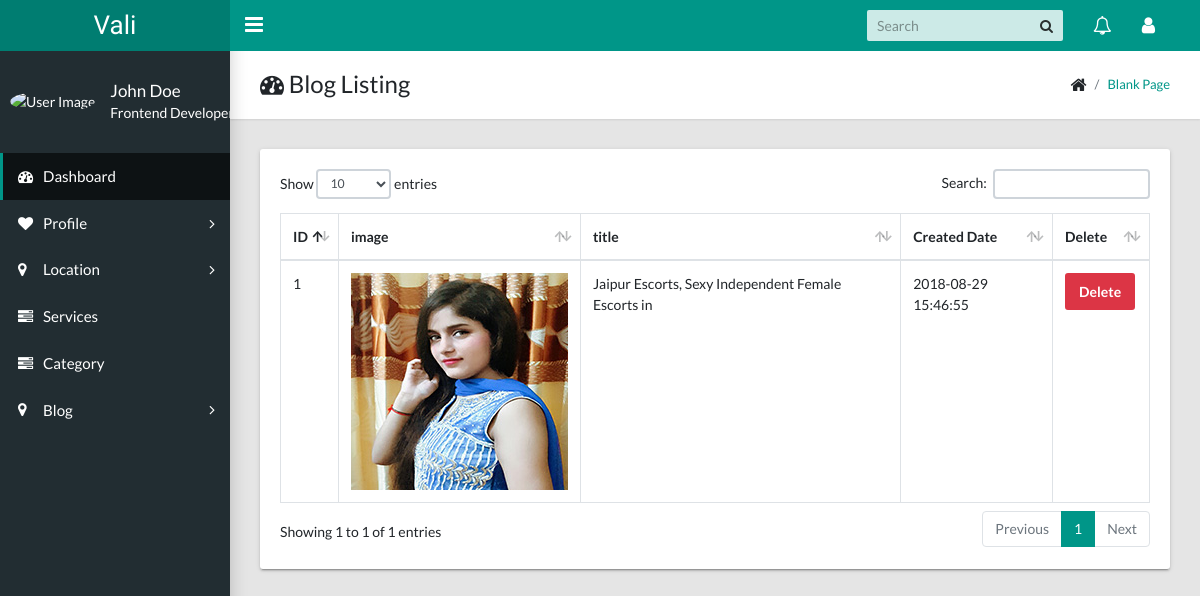
Screenshot of /admin/index.php/blog/blog_list with the database file from the repository.
### tables this page shows
CREATE TABLE `blog` (
  `id` int(11) NOT NULL,
  `title` varchar(255) NOT NULL,
  `meta_description` varchar(255) NOT NULL,
  `meta_title` varchar(255) NOT NULL,
  `image` varchar(255) NOT NULL,
  `description` text NOT NULL,
  `created_date` datetime NOT NULL,
  `updated_date` datetime NOT NULL,
  `status` tinyint(1) NOT NULL,
  `keywords` varchar(255) NOT NULL
);

### admin/application/controllers/Blog.php (called while the page is built, shortened)
<?php defined('BASEPATH') OR exit('No direct script access allowed');
class Blog extends MY_Controller
{
	public function __construct()
	{
		$this->load->model('admin');
	}
	public function blog_list()
	{
		$data['all_blog_list'] = $this->admin->getAllBlogs();
		$this->load->view('blog_listing_view',$data);
	}
}

### admin/index.php (called while the page is built, shortened)
<?php
require_once BASEPATH.'core/CodeIgniter.php';

### admin/application/models/admin.php (called while the page is built, shortened)
<?php
class Admin extends MY_Model
{
	public function getAllBlogs()
	{
		$sql_str = "SELECT * FROM blog";
		return $this->db->query($sql_str)->result();
	}
}

### admin/application/helpers/friend_helper.php (called while the page is built, shortened)
<?php
class Friend
{
	public function base64url_encode($data) {
	  	return rtrim(strtr(base64_encode($data), '+/', '-_'), '=');
	}
}

### admin/application/views/blog_listing_view.php (the view, shortened to what this page needs)
<!DOCTYPE html>
<html lang="en">
    <head>
    </head>
    <body class="app sidebar-mini rtl">
        <main class="app-content">
            <div class="app-title">
                <div>
                    <h1><i class="fa fa-dashboard"></i> Blog Listing</h1>
                </div>
                <ul class="app-breadcrumb breadcrumb">
                    <li class="breadcrumb-item"><i class="fa fa-home fa-lg"></i></li>
                    <li class="breadcrumb-item"><a href="#">Blank Page</a></li>
                </ul>
            </div>
            <div class="row">
                <div class="col-md-12">
                    <div class="tile">
                        <div class="tile-body">
                            <table class="table table-hover table-bordered" id="sampleTable">
                                <thead>
                                    <tr>
                                        <th>ID</th>
                                        <th>image</th>
                                        <th>title</th>
                                        <th>Created Date</th>
                                        <th>Delete</th>
                                    </tr>
                                </thead>
                                <tbody>
                                    <?php foreach ($all_blog_list as $key => $all_blog_data) : ?>
                                        <tr>
                                            <td><?= $key + 1 ?></td>
                                            <td><img src="<?= base_url('blog_image') ?>/<?= $all_blog_data->image ?>"></td>
                                            <td><?= $all_blog_data->title ?></td>
                                            <td><?= $all_blog_data->created_date ?></td>
                                            <td><a href="<?= base_url('blog/delete_blog') ?>/<?= $this->friend->base64url_encode($all_blog_data->id) ?>"><button class="btn btn-danger">Delete</button></a></td>
                                        </tr>
                                    <?php endforeach ; ?>
                                </tbody>
                            </table>
                        </div>
                    </div>
                </div>
            </div>
        </main>
    </body>
</html>

### rows the page displays
blog: image (picture), title "Jaipur Escorts, Sexy Independent Female Escorts in", created_date "2018-08-29 15:46:55"
